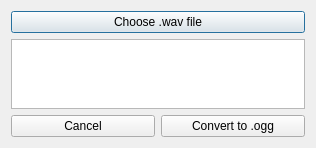
<?xml version="1.0" encoding="UTF-8"?>
<ui version="4.0">
 <class>converterWavOgg</class>
 <widget class="QDialog" name="converterWavOgg">
  <property name="geometry">
   <rect>
    <x>0</x>
    <y>0</y>
    <width>316</width>
    <height>148</height>
   </rect>
  </property>
  <property name="minimumSize">
   <size>
    <width>316</width>
    <height>148</height>
   </size>
  </property>
  <property name="maximumSize">
   <size>
    <width>316</width>
    <height>148</height>
   </size>
  </property>
  <property name="windowTitle">
   <string>Dialog</string>
  </property>
  <layout class="QGridLayout" name="gridLayout">
   <item row="0" column="0" colspan="2">
    <widget class="QPushButton" name="addFileButton">
     <property name="text">
      <string>Choose .wav file</string>
     </property>
    </widget>
   </item>
   <item row="1" column="0" colspan="2">
    <widget class="QTextEdit" name="fileTextEdit"/>
   </item>
   <item row="2" column="0">
    <widget class="QPushButton" name="cancelButton">
     <property name="text">
      <string>Cancel</string>
     </property>
    </widget>
   </item>
   <item row="2" column="1">
    <widget class="QPushButton" name="convertButton">
     <property name="text">
      <string>Convert to .ogg</string>
     </property>
    </widget>
   </item>
  </layout>
 </widget>
 <resources/>
 <connections/>
</ui>
